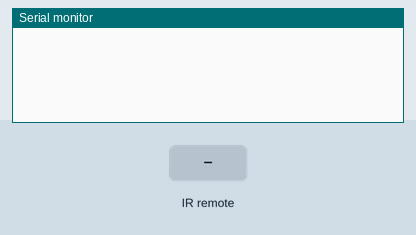
Recording of a sketch running on a simulated Arduino Uno, built with avr-gcc and run on an emulated ATmega328P. Parts: the last lines printed to the serial monitor. Inputs (shaded band) come from the test bench.

Above: at 1.2 s.
1.3 s: infrared code 0xFFA25D received
At 2.5 s:
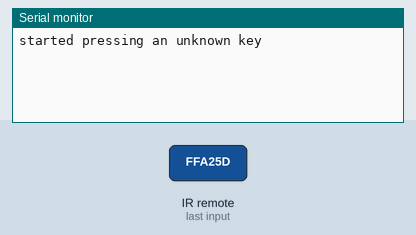
2.8 s: infrared code 0xFFE01F received
At 3.7 s:
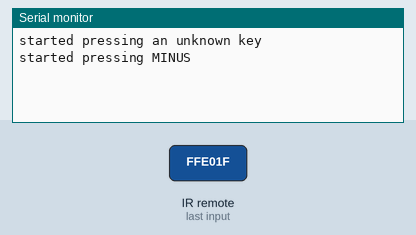

Measured:
- after the input at 1.3 s, the serial monitor: prints a new line at once (image 1)
- after the input at 2.8 s, the serial monitor: prints a new line at once (image 2)

The sketch:

10-infrared-silver.ino
```cpp
// You have to include the IR library
#include <IRremote.h>

// Translation-table for the SILVER REMOTE
enum IR_CODE_SILVER {
  CH_MINUS = 16753245,
  CH = 16736925,
  CH_PLUS = 16769565,

  PREVIOUS = 16720605,
  NEXT = 16712445,
  PLAY_PAUSE = 16761405,

  MINUS = 16769055,
  PLUS = 16754775,
  EQ = 16748655,

  NUM_0 = 16738455,
  NUM_100 = 16750695,
  NUM_200 = 16756815,

  NUM_1 = 16724175,
  NUM_2 = 16718055,
  NUM_3 = 16743045,
  NUM_4 = 16716015,
  NUM_5 = 16726215,
  NUM_6 = 16734885,
  NUM_7 = 16728765,
  NUM_8 = 16730805,
  NUM_9 = 16732845,

  HOLD_KEY = 4294967295
};

int RECV_PIN = 11;
IRrecv irrecv(RECV_PIN);     // Receiver-Object managing the detection
decode_results raw_result;   // Storing the raw result
enum IR_CODE_SILVER result;  // Storing the pretty result

void setup() {
  Serial.begin(9600);

  irrecv.enableIRIn();
}

void loop() {

  // As long as data is being received -> Store the raw result
  while (irrecv.decode(&raw_result)) {

    // Translate into pretty result
    result = (enum IR_CODE_SILVER)raw_result.value;

    if (result == NUM_1) {
      Serial.println("started pressing 1");
    } else if (result == NUM_2) {
      Serial.println("started pressing 2");
    } else if (result == MINUS) {
      Serial.println("started pressing MINUS");
    }  else if (result == HOLD_KEY) {
      Serial.println("... holding ...");
    } else {
      Serial.println("started pressing an unknown key");
    }

    // Wait for next value to be received
    irrecv.resume();
  }

  // ... other program code ...

}
```
